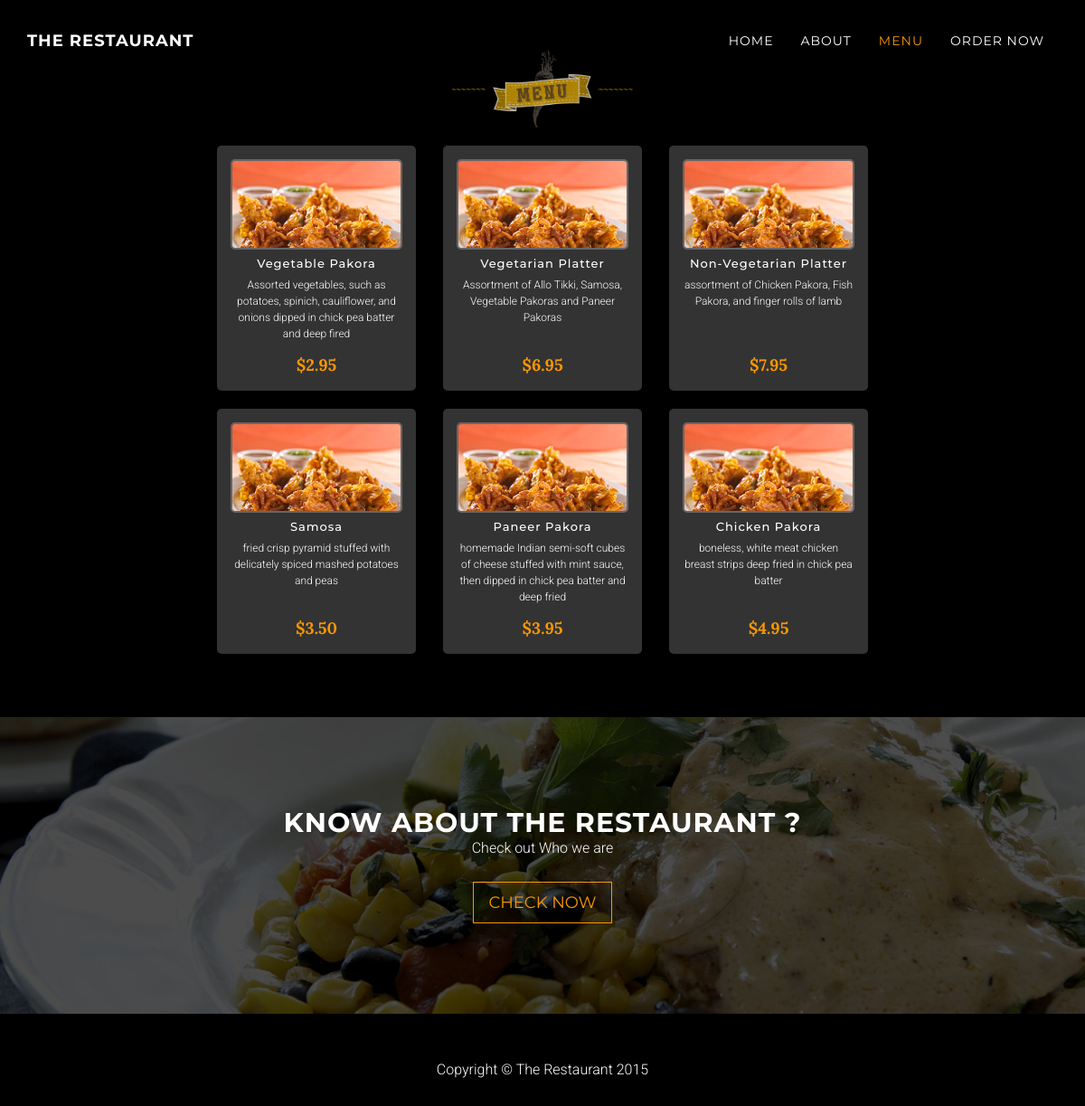
Page /menu.php on the committed database.
### tables this page shows
CREATE TABLE IF NOT EXISTS `tbl_menu` (
`item_id` int(11) NOT NULL,
  `item_name` varchar(60) NOT NULL,
  `item_image` varchar(60) NOT NULL,
  `item_description` text NOT NULL,
  `item_price` varchar(20) NOT NULL,
  `item_status` enum('0','1') NOT NULL,
  `createdOn` timestamp NOT NULL DEFAULT CURRENT_TIMESTAMP,
  `updatedOn` timestamp NOT NULL DEFAULT '0000-00-00 00:00:00'
);

### menu.php (the view, shortened to what this page needs)
<?php
$items = array();
$sql = "SELECT * FROM tbl_menu WHERE item_status = '1'";
$result = mysql_query($sql);
if(mysql_num_rows($result)) {
    while ($row = mysql_fetch_assoc($result)) {
        $items[] = array(
            'id' => $row['item_id'],
            'name' => $row['item_name'],
            'description' => $row['item_description'],
            'price' => $row['item_price']
        );
    }
}
?>
<!DOCTYPE html>
<html lang="en">
<head>
    <link href="css/bootstrap.min.css" rel="stylesheet">
    <link href="css/styles.css" rel="stylesheet">
    <link href="font-awesome/css/font-awesome.min.css" rel="stylesheet" type="text/css">
</head>
<body id="page-top" data-spy="scroll" data-target=".navbar-fixed-top">
    <nav class="navbar navbar-custom navbar-fixed-top" role="navigation">
        <div class="container">
            <div class="navbar-header">
                <a class="navbar-brand page-scroll" href="index.php">The</span> Restaurant</a>
            </div>
            <div class="collapse navbar-collapse navbar-right navbar-main-collapse">
                <ul class="nav navbar-nav">
                    <li>
                        <a class="page-scroll" href="index.php">Home</a>
                    </li>
                    <li>
                        <a class="page-scroll" href="about.php">About</a>
                    </li>
                    <li>
                        <a class="page-scroll act" href="menu.php">Menu</a>
                    </li>
                    <li>
                        <a class="page-scroll" href="order.php">Order Now</a>
                    </li>
                </ul>
            </div>
        </div>
    </nav>
    <section id="menu" class="container content-section">
        <div class="row">
            <div class="col-lg-8 col-lg-offset-2 text-center">
               <img src="img/menu.png" width="200">
               <div class="dishes-wrap">
                <?php foreach ($items as $key => $item): ?>
                 <div class="col-lg-4">
                 <div class="dish-each">
                   <div class="dishimg">
                     <img src="img/dish1.jpg" class="img-responsive">
                   </div>
                   <h4><?php echo $item['name']; ?></h4>
                   <p><?php echo $item['description']; ?></p>
                 <div class="price"> $<?php echo $item['price']; ?></div>
                 </div>
                 </div>
                <?php endforeach; ?>
               </div>
            </div>
        </div>
    </section>
    <section id="download" class="content-section text-center">
        <div class="download-section">
            <div class="container">
                <div class="col-lg-8 col-lg-offset-2">
                    <h2>Know about THE restaurant ?</h2>
                    <p>Check out Who we are</p>
                    <a href="about.php" class="btn btn-default btn-lg">Check Now</a>
                </div>
            </div>
        </div>
    </section>
    <footer>
        <div class="container text-center">
            <p>Copyright &copy; The Restaurant 2015</p>
        </div>
    </footer>
</body>
</html>

### css/styles.css (style rules this page uses)
body { width: 100%; height: 100%; font-family: Lora,"Helvetica Neue",Helvetica,Arial,sans-serif; color: #fff; background-color: #000; }
html { width: 100%; height: 100%; }
h1, h2, h3, h4, h5, h6 { margin: 0; text-transform: uppercase; font-family: Montserrat,"Helvetica Neue",Helvetica,Arial,sans-serif; font-weight: 700; letter-spacing: 1px; }
p { font-family: 'Roboto', sans-serif; margin: 0 0 25px; font-size: 16px; line-height: 1.5; font-weight: 300; }
a { color: #f99704; -webkit-transition: all .2s ease-in-out; -moz-transition: all .2s ease-in-out; transition: all .2s ease-in-out; }
.navbar-custom { margin-bottom: 0; border-bottom: 1px solid rgba(255,255,255,.3); text-transform: uppercase; font-family: Montserrat,"Helvetica Neue",Helvetica,Arial,sans-serif; background-color: #000; }
.navbar-custom .navbar-brand { font-weight: 700; }
.navbar-custom a { color: #fff; }
.navbar-custom .nav li a { -webkit-transition: background .3s ease-in-out; -moz-transition: background .3s ease-in-out; transition: background .3s ease-in-out; }
@media (min-width:768px) { .navbar-custom { padding: 20px 0; border-bottom: 0; letter-spacing: 1px; background: 0 0; -webkit-transition: background .5s ease-in-out,padding .5s ease-in-out; -moz-transition: background .5s ease-in-out,padding .5s ease-in-out; transition: background .5s ease-in-out,padding .5s ease-in-out; } }
.act { color:#f99704 !important; }
#menu .dishes-wrap { padding-top:20px; padding-bottom: 20px; }
#menu .dish-each { background: #333; padding:15px; padding-bottom: 15px; border-radius: 5px; margin-bottom: 20px; }
#menu .dish-each .dishimg { height: 100px; overflow: hidden; border:2px solid #666; border-radius: 5px; }
#menu .dish-each h4 { color:#fff; font-size: 13px; margin-bottom: 8px; text-transform: none; margin-top: 8px; font-weight: 500; }
#menu .dish-each p { color:#fff; font-size: 12px; margin-bottom: 20px; height: 65px; }
#menu .dish-each .price { font-size: 18px; font-weight: 800; color:#f99704; }
.content-section { padding-top: 100px; }
.download-section { width: 100%; padding: 50px 0; color: #fff; background: url(../img/downloads-bg.jpg) no-repeat center center scroll; background-color: #000; -webkit-background-size: cover; -moz-background-size: cover; background-size: cover; -o-background-size: cover; }
@media (min-width:767px) { .content-section { padding-top:50px; } }
@media (min-width:767px) { .download-section { padding: 100px 0; } }
.btn { border-radius: 0; text-transform: uppercase; font-family: Montserrat,"Helvetica Neue",Helvetica,Arial,sans-serif; font-weight: 400; -webkit-transition: all .3s ease-in-out; -moz-transition: all .3s ease-in-out; transition: all .3s ease-in-out; }
.btn-default { border: 1px solid #f99704; color: #f99704; background-color: transparent; }
footer { padding: 50px 0; }
footer p { margin: 0; }
body { webkit-tap-highlight-color: rgba(255,255,255,.2); }

### rows in the picture
tbl_menu: item_name "Vegetable Pakora", item_description "Assorted vegetables, such as potatoes, spinich, cauliflower, and onions dipped in chick pea batter and deep fired", item_price "2.95"
tbl_menu: item_name "Vegetarian Platter", item_description "Assortment of Allo Tikki, Samosa, Vegetable Pakoras and Paneer Pakoras", item_price "6.95"
tbl_menu: item_name "Non-Vegetarian Platter", item_description "assortment of Chicken Pakora, Fish Pakora, and finger rolls of lamb", item_price "7.95"
tbl_menu: item_name "Samosa", item_description "fried crisp pyramid stuffed with delicately spiced mashed potatoes and peas", item_price "3.50"
tbl_menu: item_name "Paneer Pakora", item_description "homemade Indian semi-soft cubes of cheese stuffed with mint sauce, then dipped in chick pea batter and deep fried", item_price "3.95"
tbl_menu: item_name "Chicken Pakora", item_description "boneless, white meat chicken breast strips deep fried in chick pea batter", item_price "4.95"
